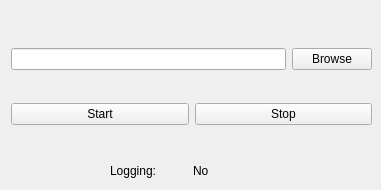
      <widget class="QWidget" name="tab_10">
       <attribute name="title">
        <string>Logging</string>
       </attribute>
       <widget class="QWidget" name="gridLayoutWidget">
        <property name="geometry">
         <rect>
          <x>110</x>
          <y>160</y>
          <width>160</width>
          <height>21</height>
         </rect>
        </property>
        <layout class="QGridLayout" name="gridLayout_5">
         <item row="0" column="0">
          <widget class="QLabel" name="label_10">
           <property name="text">
            <string>Logging:</string>
           </property>
          </widget>
         </item>
         <item row="0" column="1">
          <widget class="QLabel" name="lblLogging">
           <property name="text">
            <string>No</string>
           </property>
          </widget>
         </item>
        </layout>
       </widget>
       <widget class="QWidget" name="layoutWidget">
        <property name="geometry">
         <rect>
          <x>11</x>
          <y>21</y>
          <width>361</width>
          <height>131</height>
         </rect>
        </property>
        <layout class="QVBoxLayout" name="verticalLayout_16">
         <item>
          <layout class="QHBoxLayout" name="horizontalLayout_2">
           <item>
            <widget class="QLineEdit" name="logFileEdit"/>
           </item>
           <item>
            <widget class="QPushButton" name="btnBrowse">
             <property name="text">
              <string>Browse</string>
             </property>
            </widget>
           </item>
          </layout>
         </item>
         <item>
          <layout class="QHBoxLayout" name="horizontalLayout">
           <item>
            <widget class="QPushButton" name="btnStartLog">
             <property name="text">
              <string>Start</string>
             </property>
            </widget>
           </item>
           <item>
            <widget class="QPushButton" name="btnStopLog">
             <property name="text">
              <string>Stop</string>
             </property>
            </widget>
           </item>
          </layout>
         </item>
        </layout>
       </widget>
      </widget>
